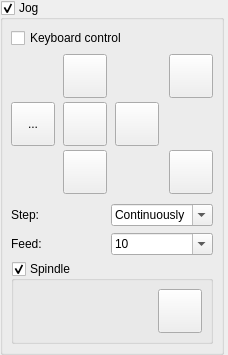
       <widget class="Widget" name="scrollAreaWidgetContents">
        <property name="geometry">
         <rect>
          <x>0</x>
          <y>0</y>
          <width>228</width>
          <height>352</height>
         </rect>
        </property>
        <property name="sizePolicy">
         <sizepolicy hsizetype="Minimum" vsizetype="Maximum">
          <horstretch>0</horstretch>
          <verstretch>0</verstretch>
         </sizepolicy>
        </property>
        <layout class="QVBoxLayout" name="verticalLayout_21">
         <property name="leftMargin">
          <number>0</number>
         </property>
         <property name="topMargin">
          <number>0</number>
         </property>
         <property name="rightMargin">
          <number>4</number>
         </property>
         <property name="bottomMargin">
          <number>0</number>
         </property>
         <item>
          <widget class="GroupBox" name="grpJog">
           <property name="title">
            <string>Jog</string>
           </property>
           <property name="checkable">
            <bool>true</bool>
           </property>
           <property name="overrided" stdset="0">
            <bool>false</bool>
           </property>
           <layout class="QVBoxLayout" name="verticalLayout_11">
            <property name="leftMargin">
             <number>8</number>
            </property>
            <property name="topMargin">
             <number>8</number>
            </property>
            <property name="rightMargin">
             <number>8</number>
            </property>
            <property name="bottomMargin">
             <number>8</number>
            </property>
            <item>
             <widget class="QCheckBox" name="chkKeyboardControl">
              <property name="text">
               <string>Keyboard control</string>
              </property>
             </widget>
            </item>
            <item>
             <widget class="QWidget" name="widgetJog" native="true">
              <layout class="QVBoxLayout" name="verticalLayout_9">
               <property name="spacing">
                <number>10</number>
               </property>
               <property name="leftMargin">
                <number>0</number>
               </property>
               <property name="topMargin">
                <number>0</number>
               </property>
               <property name="rightMargin">
                <number>0</number>
               </property>
               <property name="bottomMargin">
                <number>0</number>
               </property>
               <item>
                <layout class="QGridLayout" name="gridLayout_3">
                 <property name="horizontalSpacing">
                  <number>8</number>
                 </property>
                 <property name="verticalSpacing">
                  <number>4</number>
                 </property>
                 <item row="2" column="0">
                  <widget class="StyledToolButton" name="cmdXMinus">
                   <property name="sizePolicy">
                    <sizepolicy hsizetype="Fixed" vsizetype="Fixed">
                     <horstretch>0</horstretch>
                     <verstretch>0</verstretch>
                    </sizepolicy>
                   </property>
                   <property name="minimumSize">
                    <size>
                     <width>44</width>
                     <height>44</height>
                    </size>
                   </property>
                   <property name="toolTip">
                    <string>X-</string>
                   </property>
                   <property name="text">
                    <string>...</string>
                   </property>
                   <property name="icon">
                    <iconset resource="images.qrc">
                     <normaloff>:/images/1401561986_chevron-left.png</normaloff>:/images/1401561986_chevron-left.png</iconset>
                   </property>
                   <property name="iconSize">
                    <size>
                     <width>30</width>
                     <height>30</height>
                    </size>
                   </property>
                  </widget>
                 </item>
                 <item row="3" column="1">
                  <layout class="QHBoxLayout" name="horizontalLayout_13">
                   <property name="spacing">
                    <number>0</number>
                   </property>
                   <item>
                    <widget class="StyledToolButton" name="cmdYMinus">
                     <property name="sizePolicy">
                      <sizepolicy hsizetype="Fixed" vsizetype="Fixed">
                       <horstretch>0</horstretch>
                       <verstretch>0</verstretch>
                      </sizepolicy>
                     </property>
                     <property name="minimumSize">
                      <size>
                       <width>44</width>
                       <height>44</height>
                      </size>
                     </property>
                     <property name="toolTip">
                      <string>Y-</string>
                     </property>
                     <property name="text">
                      <string/>
                     </property>
                     <property name="icon">
                      <iconset resource="images.qrc">
                       <normaloff>:/images/1401562173_chevron-down.png</normaloff>:/images/1401562173_chevron-down.png</iconset>
                     </property>
                     <property name="iconSize">
                      <size>
                       <width>30</width>
                       <height>30</height>
                      </size>
                     </property>
                    </widget>
                   </item>
                  </layout>
                 </item>
                 <item row="2" column="2">
                  <widget class="StyledToolButton" name="cmdXPlus">
                   <property name="sizePolicy">
                    <sizepolicy hsizetype="Fixed" vsizetype="Fixed">
                     <horstretch>0</horstretch>
                     <verstretch>0</verstretch>
                    </sizepolicy>
                   </property>
                   <property name="minimumSize">
                    <size>
                     <width>44</width>
                     <height>44</height>
                    </size>
                   </property>
                   <property name="toolTip">
                    <string>X+</string>
                   </property>
                   <property name="text">
                    <string/>
                   </property>
                   <property name="icon">
                    <iconset resource="images.qrc">
                     <normaloff>:/images/1401562173_chevron-right.png</normaloff>:/images/1401562173_chevron-right.png</iconset>
                   </property>
                   <property name="iconSize">
                    <size>
                     <width>30</width>
                     <height>30</height>
                    </size>
                   </property>
                  </widget>
                 </item>
                 <item row="0" column="1">
                  <layout class="QHBoxLayout" name="horizontalLayout_12">
                   <property name="spacing">
                    <number>0</number>
                   </property>
                   <item>
                    <widget class="StyledToolButton" name="cmdYPlus">
                     <property name="sizePolicy">
                      <sizepolicy hsizetype="Fixed" vsizetype="Fixed">
                       <horstretch>0</horstretch>
                       <verstretch>0</verstretch>
                      </sizepolicy>
                     </property>
                     <property name="minimumSize">
                      <size>
                       <width>44</width>
                       <height>44</height>
                      </size>
                     </property>
                     <property name="toolTip">
                      <string>Y+</string>
                     </property>
                     <property name="text">
                      <string/>
                     </property>
                     <property name="icon">
                      <iconset resource="images.qrc">
                       <normaloff>:/images/1401562173_chevron-up.png</normaloff>:/images/1401562173_chevron-up.png</iconset>
                     </property>
                     <property name="iconSize">
                      <size>
                       <width>30</width>
                       <height>30</height>
                      </size>
                     </property>
                    </widget>
                   </item>
                  </layout>
                 </item>
                 <item row="0" column="3">
                  <layout class="QHBoxLayout" name="horizontalLayout_25">
                   <property name="spacing">
                    <number>0</number>
                   </property>
                   <item>
                    <spacer name="horizontalSpacer">
                     <property name="orientation">
                      <enum>Qt::Horizontal</enum>
                     </property>
                     <property name="sizeHint" stdset="0">
                      <size>
                       <width>0</width>
                       <height>20</height>
                      </size>
                     </property>
                    </spacer>
                   </item>
                   <item>
                    <widget class="StyledToolButton" name="cmdZPlus">
                     <property name="sizePolicy">
                      <sizepolicy hsizetype="Fixed" vsizetype="Fixed">
                       <horstretch>0</horstretch>
                       <verstretch>0</verstretch>
                      </sizepolicy>
                     </property>
                     <property name="minimumSize">
                      <size>
                       <width>44</width>
                       <height>44</height>
                      </size>
                     </property>
                     <property name="toolTip">
                      <string>Z+</string>
                     </property>
                     <property name="text">
                      <string/>
                     </property>
                     <property name="icon">
                      <iconset resource="images.qrc">
                       <normaloff>:/images/1401562699_icon-arrow-up-b.png</normaloff>:/images/1401562699_icon-arrow-up-b.png</iconset>
                     </property>
                     <property name="iconSize">
                      <size>
                       <width>28</width>
                       <height>28</height>
                      </size>
                     </property>
                    </widget>
                   </item>
                  </layout>
                 </item>
                 <item row="3" column="3">
                  <layout class="QHBoxLayout" name="horizontalLayout_26">
                   <property name="spacing">
                    <number>0</number>
                   </property>
                   <item>
                    <spacer name="horizontalSpacer_2">
                     <property name="orientation">
                      <enum>Qt::Horizontal</enum>
                     </property>
                     <property name="sizeHint" stdset="0">
                      <size>
                       <width>0</width>
                       <height>20</height>
                      </size>
                     </property>
                    </spacer>
                   </item>
                   <item>
                    <widget class="StyledToolButton" name="cmdZMinus">
                     <property name="sizePolicy">
                      <sizepolicy hsizetype="Fixed" vsizetype="Fixed">
                       <horstretch>0</horstretch>
                       <verstretch>0</verstretch>
                      </sizepolicy>
                     </property>
                     <property name="minimumSize">
                      <size>
                       <width>44</width>
                       <height>44</height>
                      </size>
                     </property>
                     <property name="toolTip">
                      <string>Z-</string>
                     </property>
                     <property name="text">
                      <string/>
                     </property>
                     <property name="icon">
                      <iconset resource="images.qrc">
                       <normaloff>:/images/1401562699_icon-arrow-down-b.png</normaloff>:/images/1401562699_icon-arrow-down-b.png</iconset>
                     </property>
                     <property name="iconSize">
                      <size>
                       <width>28</width>
                       <height>28</height>
                      </size>
                     </property>
                    </widget>
                   </item>
                  </layout>
                 </item>
                 <item row="2" column="1">
                  <layout class="QHBoxLayout" name="horizontalLayout_15">
                   <property name="spacing">
                    <number>0</number>
                   </property>
                   <item>
                    <widget class="StyledToolButton" name="cmdStop">
                     <property name="sizePolicy">
                      <sizepolicy hsizetype="Fixed" vsizetype="Fixed">
                       <horstretch>0</horstretch>
                       <verstretch>0</verstretch>
                      </sizepolicy>
                     </property>
                     <property name="minimumSize">
                      <size>
                       <width>44</width>
                       <height>44</height>
                      </size>
                     </property>
                     <property name="toolTip">
                      <string>Stop</string>
                     </property>
                     <property name="text">
                      <string/>
                     </property>
                     <property name="icon">
                      <iconset resource="images.qrc">
                       <normaloff>:/images/brake.png</normaloff>:/images/brake.png</iconset>
                     </property>
                     <property name="iconSize">
                      <size>
                       <width>30</width>
                       <height>30</height>
                      </size>
                     </property>
                    </widget>
                   </item>
                  </layout>
                 </item>
                </layout>
               </item>
               <item>
                <layout class="QGridLayout" name="gridLayout_8">
                 <property name="verticalSpacing">
                  <number>7</number>
                 </property>
                 <item row="0" column="1">
                  <widget class="ComboBoxKey" name="cboJogStep">
                   <property name="editable">
                    <bool>true</bool>
                   </property>
                   <property name="insertPolicy">
                    <enum>QComboBox::NoInsert</enum>
                   </property>
                   <item>
                    <property name="text">
                     <string>Continuously</string>
                    </property>
                   </item>
                   <item>
                    <property name="text">
                     <string>0.01</string>
                    </property>
                   </item>
                   <item>
                    <property name="text">
                     <string>0.1</string>
                    </property>
                   </item>
                   <item>
                    <property name="text">
                     <string>1</string>
                    </property>
                   </item>
                   <item>
                    <property name="text">
                     <string>5</string>
                    </property>
                   </item>
                   <item>
                    <property name="text">
                     <string>10</string>
                    </property>
                   </item>
                   <item>
                    <property name="text">
                     <string>100</string>
                    </property>
                   </item>
                  </widget>
                 </item>
                 <item row="0" column="0">
                  <widget class="QLabel" name="label_20">
                   <property name="text">
                    <string>Step:</string>
                   </property>
                  </widget>
                 </item>
                 <item row="1" column="0">
                  <widget class="QLabel" name="label_22">
                   <property name="text">
                    <string>Feed:</string>
                   </property>
                  </widget>
                 </item>
                 <item row="1" column="1">
                  <widget class="ComboBoxKey" name="cboJogFeed">
                   <property name="editable">
                    <bool>true</bool>
                   </property>
                   <property name="insertPolicy">
                    <enum>QComboBox::NoInsert</enum>
                   </property>
                   <item>
                    <property name="text">
                     <string>10</string>
                    </property>
                   </item>
                   <item>
                    <property name="text">
                     <string>50</string>
                    </property>
                   </item>
                   <item>
                    <property name="text">
                     <string>100</string>
                    </property>
                   </item>
                   <item>
                    <property name="text">
                     <string>500</string>
                    </property>
                   </item>
                   <item>
                    <property name="text">
                     <string>1000</string>
                    </property>
                   </item>
                   <item>
                    <property name="text">
                     <string>2000</string>
                    </property>
                   </item>
                  </widget>
                 </item>
                </layout>
               </item>
              </layout>
             </widget>
            </item>
            <item>
             <widget class="GroupBox" name="grpSpindle">
              <property name="enabled">
               <bool>true</bool>
              </property>
              <property name="title">
               <string>Spindle</string>
              </property>
              <property name="checkable">
               <bool>true</bool>
              </property>
              <property name="overrided" stdset="0">
               <bool>false</bool>
              </property>
              <layout class="QHBoxLayout" name="horizontalLayout_2">
               <property name="leftMargin">
                <number>8</number>
               </property>
               <property name="topMargin">
                <number>8</number>
               </property>
               <property name="rightMargin">
                <number>8</number>
               </property>
               <property name="bottomMargin">
                <number>8</number>
               </property>
               <item>
                <widget class="QWidget" name="widgetSpindle" native="true">
                 <layout class="QHBoxLayout" name="horizontalLayout_16">
                  <property name="leftMargin">
                   <number>0</number>
                  </property>
                  <property name="topMargin">
                   <number>0</number>
                  </property>
                  <property name="rightMargin">
                   <number>0</number>
                  </property>
                  <property name="bottomMargin">
                   <number>0</number>
                  </property>
                  <item>
                   <widget class="SliderBox" name="slbSpindle" native="true"/>
                  </item>
                  <item>
                   <widget class="StyledToolButton" name="cmdSpindle">
                    <property name="enabled">
                     <bool>true</bool>
                    </property>
                    <property name="sizePolicy">
                     <sizepolicy hsizetype="Fixed" vsizetype="Fixed">
                      <horstretch>0</horstretch>
                      <verstretch>0</verstretch>
                     </sizepolicy>
                    </property>
                    <property name="minimumSize">
                     <size>
                      <width>44</width>
                      <height>44</height>
                     </size>
                    </property>
                    <property name="toolTip">
                     <string>Spindle on/off</string>
                    </property>
                    <property name="icon">
                     <iconset resource="images.qrc">
                      <normaloff>:/images/cutter.png</normaloff>:/images/cutter.png</iconset>
                    </property>
                    <property name="iconSize">
                     <size>
                      <width>28</width>
                      <height>28</height>
                     </size>
                    </property>
                    <property name="checkable">
                     <bool>true</bool>
                    </property>
                   </widget>
                  </item>
                 </layout>
                </widget>
               </item>
              </layout>
             </widget>
            </item>
           </layout>
          </widget>
         </item>
        </layout>
       </widget>
